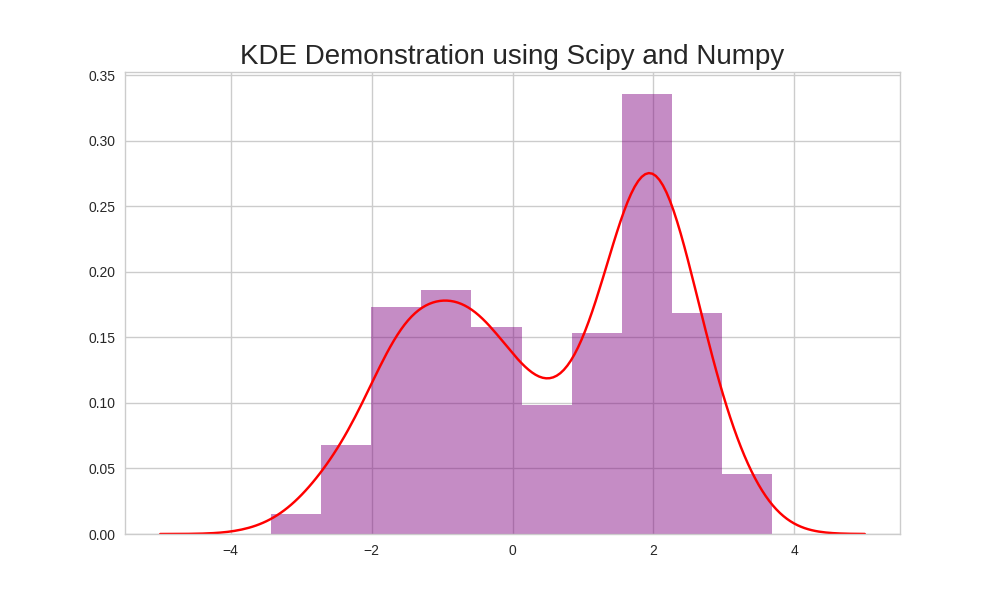

The script that saved this image:
from scipy.stats.kde import gaussian_kde
from scipy.stats import norm
from numpy import linspace, hstack
from pylab import plot, show, hist

sample1 = norm.rvs(loc=-1.0, scale=1, size=320)
sample2 = norm.rvs(loc=2.0, scale=0.6, size=320)
sample = hstack([sample1, sample2])

probDensityFun = gaussian_kde(sample)
plt.title('KDE Demonstration using Scipy and Numpy', fontsize=20)
x=linspace(-5,5, 200)
plot(x, probDensityFun(x),'r')
hist(sample, normed=1, alpha=0.45, color='purple')

plt.show()

plt.savefig('datavis/kde-scipy')